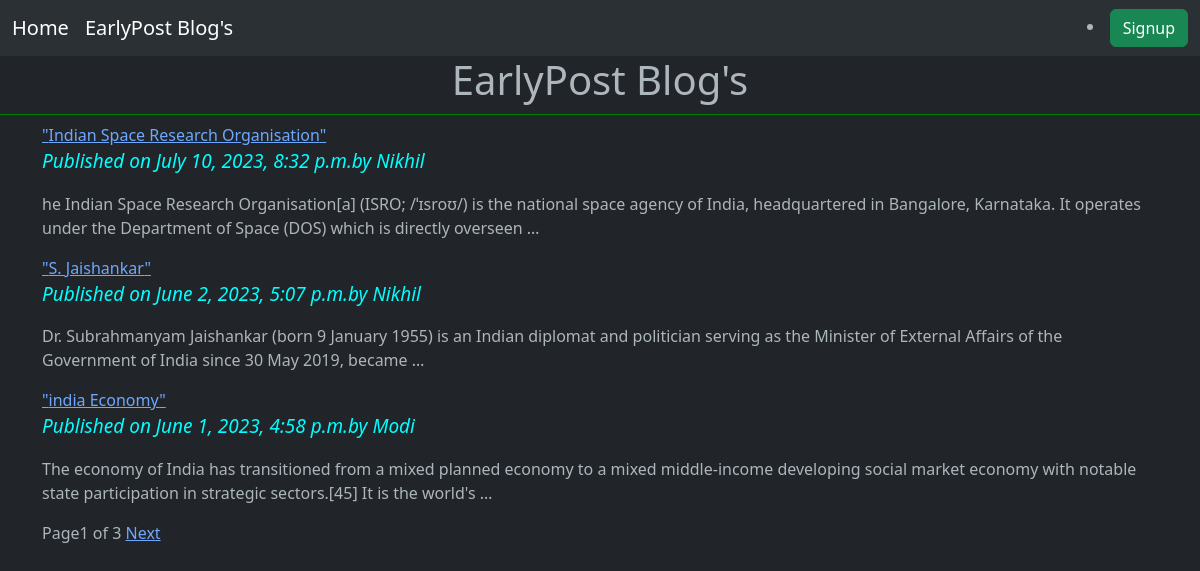
Page /list/ on the committed database.
### blogapp/models.py (models this page shows, shortened)
class Post(models.Model):
    Status_Choices=(('draft','Draft'),('published','Published'))
    title =models.CharField(max_length=256)
    slug=models.SlugField(max_length=256,unique_for_date='publish')
    author=models.ForeignKey(User,related_name='blog_posts',on_delete=models.CASCADE)
    body=models.CharField(max_length=1000)
    publish=models.DateTimeField(default=timezone.now)
    created=models.DateTimeField(auto_now_add=True)
    updated=models.DateTimeField(auto_now=True)
    status=models.CharField(max_length=50,choices=Status_Choices,default='draft')
    class Meta:
        ordering=('-publish',)
    def get_absolute_url(self):
        return reverse('post_detail',args=[self.publish.year,self.publish.strftime('%m'),
        self.publish.strftime('%d'),self.slug])

### blogapp/views.py (the view)
# urls.py: path('list/', views.post_list),
def post_list(request):
    post_list=Post.objects.filter(status__exact='published')
    paginator=Paginator(post_list,3)
    page_number=request.GET.get('page')# page is a predefined word
    try:
        post_list=paginator.page(page_number)
    except PageNotAnInteger:
        post_list=paginator.page(1)
    except EmptyPage:
        post_list=paginator.page(paginator.num_pages)
    return render(request,'blogapp/post_list.html',{'post_list':post_list})

### templates/blogapp/post_list.html
{%extends 'blogapp/test.html'%}
{%block title_block%}
{%block content%}
<h1>EarlyPost Blog's</h1>
  <div class="jumbotron">
  <div class="container">
  {%for post in post_list%}
<a href="{{post.get_absolute_url}}" <h2>"{{post.title}}"</h2></a>
<p id="date">Published on {{post.publish}}by {{post.author|title}}{{post.body|truncatewords:30|linebreaks}}
  {%endfor%}
  {%include 'blogapp/paginator.html' with page=post_list%}
</div>
</div>
  {%endblock%}
{%endblock%}

### templates/blogapp/test.html (shortened to what this page needs)
{%load static%}
<!doctype html>
<html lang="en" data-bs-theme="dark">
  <head>
    <link rel="stylesheet" href="{%static 'CSS/blog.css'%}">
    <link href="https://cdn.jsdelivr.net/npm/bootstrap@5.3.0/dist/css/bootstrap.min.css" rel="stylesheet">
  </head>
  <body>
    <nav class="navbar navbar-expand-lg bg-body-tertiary">
  <div class="container-fluid">
    <ul class="navbar-nav me-auto mb-2 mb-lg-0">
      <li class="nav-item">
        <a class="navbar-brand" aria-current="page" href="/index">Home</a>
      </li>
    </ul>
    <a class="navbar-brand" href="/list">EarlyPost Blog's</a>
    <div class="collapse navbar-collapse" id="navbarSupportedContent">
      <li class="nav-item">
      <a href="/login" target="_blank" class="btn btn-success ">Signup</a>
      </li>
    </div>
  </div>
</nav>
{%block title_block%}{%endblock%}

### templates/blogapp/paginator.html (shortened to what this page needs)
<div class="paginator">
  <span>
Page{{page.number}} of {{page.paginator.num_pages}}
  </span>
  <span>
{%if page.has_next%}
<a href="?page={{page.next_page_number}}">Next</a>
{%endif%}
  </span>
</div>

### static/CSS/blog.css (style rules this page uses)
h1 { text-align:center; border-bottom: 1px solid green; padding-bottom: 10px; }
#date { color:cyan; font-size:19px; font-style: italic; }

### rows in the picture
Post: title "Indian Space Research Organisation", publish "July 10, 2023, 8:32 p.m.", author "Nikhil", body "he Indian Space Research Organisation[a] (ISRO; /ˈɪsroʊ/) is the national space agency of India, headquartered in Bangalore, Karnataka. It operates under the Department of Space (DOS) which is directly overseen …"
Post: title "S. Jaishankar", publish "June 2, 2023, 5:07 p.m.", author "Nikhil", body "Dr. Subrahmanyam Jaishankar (born 9 January 1955) is an Indian diplomat and politician serving as the Minister of External Affairs of the Government of India since 30 May 2019, became …"
Post: title "india Economy", publish "June 1, 2023, 4:58 p.m.", author "Modi", body "The economy of India has transitioned from a mixed planned economy to a mixed middle-income developing social market economy with notable state participation in strategic sectors.[45] It is the world's …"

### other values in the picture
{{ page.number }} "1"
{{ page.paginator.num_pages }} "3"
